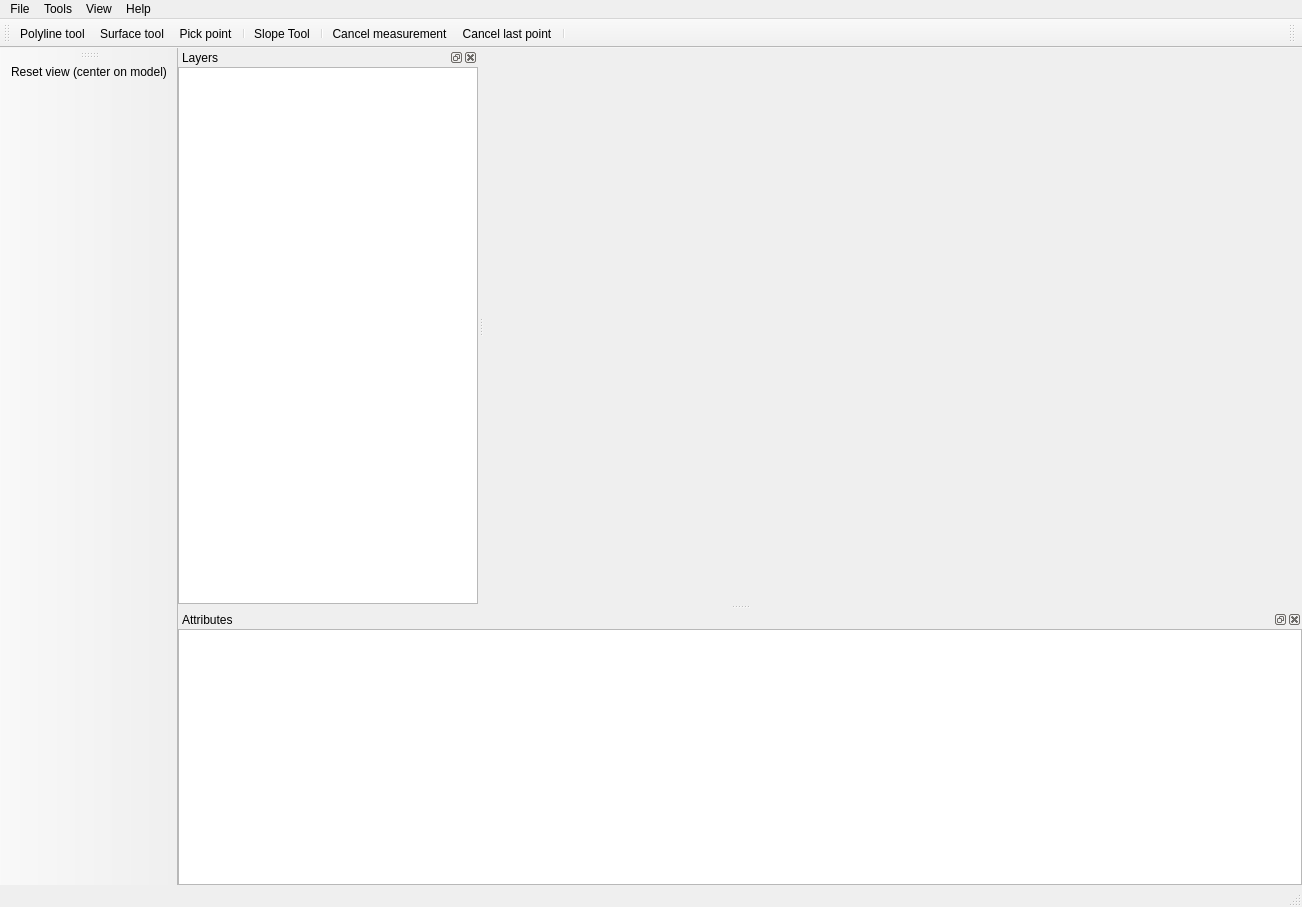
<?xml version="1.0" encoding="UTF-8"?>
<ui version="4.0">
 <class>TDMGui</class>
 <widget class="QMainWindow" name="TDMGui">
  <property name="geometry">
   <rect>
    <x>0</x>
    <y>0</y>
    <width>1222</width>
    <height>907</height>
   </rect>
  </property>
  <property name="windowTitle">
   <string>3D Metrics v0.5.2</string>
  </property>
  <property name="styleSheet">
   <string notr="true"/>
  </property>
  <widget class="QWidget" name="centralwidget">
   <layout class="QHBoxLayout" name="horizontalLayout">
    <item>
     <widget class="OSGWidget" name="display_widget" native="true">
      <property name="minimumSize">
       <size>
        <width>800</width>
        <height>500</height>
       </size>
      </property>
     </widget>
    </item>
   </layout>
  </widget>
  <widget class="QMenuBar" name="menubar">
   <property name="geometry">
    <rect>
     <x>0</x>
     <y>0</y>
     <width>1222</width>
     <height>21</height>
    </rect>
   </property>
   <widget class="QMenu" name="menuFile">
    <property name="title">
     <string>File</string>
    </property>
    <addaction name="open_3d_model_action"/>
    <addaction name="separator"/>
    <addaction name="open_measurement_file_action"/>
    <addaction name="save_measurement_file_action"/>
    <addaction name="save_measurement_file_as_action"/>
    <addaction name="separator"/>
    <addaction name="open_project_action"/>
    <addaction name="save_project_action"/>
    <addaction name="separator"/>
    <addaction name="import_old_measurement_format_action"/>
    <addaction name="separator"/>
    <addaction name="quit_action"/>
   </widget>
   <widget class="QMenu" name="menuData">
    <property name="title">
     <string>Tools</string>
    </property>
    <addaction name="export_data_to_csv_action"/>
    <addaction name="decimate_model_action"/>
    <addaction name="take_snapshot_action"/>
   </widget>
   <widget class="QMenu" name="menuView">
    <property name="title">
     <string>View</string>
    </property>
    <addaction name="layers_tree_window_action"/>
    <addaction name="attrib_table_window_action"/>
    <addaction name="separator"/>
    <addaction name="add_axes_action"/>
    <addaction name="stereo_action"/>
    <addaction name="light_action"/>
    <addaction name="separator"/>
    <addaction name="z_scale_action"/>
   </widget>
   <widget class="QMenu" name="menuHelp_2">
    <property name="title">
     <string>Help</string>
    </property>
    <addaction name="action_user_manual"/>
    <addaction name="about_action"/>
   </widget>
   <addaction name="menuFile"/>
   <addaction name="menuData"/>
   <addaction name="menuView"/>
   <addaction name="menuHelp_2"/>
  </widget>
  <widget class="QStatusBar" name="statusbar"/>
  <widget class="QToolBar" name="main_toolbar">
   <property name="windowTitle">
    <string>toolBar</string>
   </property>
   <property name="toolTip">
    <string/>
   </property>
   <attribute name="toolBarArea">
    <enum>TopToolBarArea</enum>
   </attribute>
   <attribute name="toolBarBreak">
    <bool>false</bool>
   </attribute>
   <addaction name="line_tool"/>
   <addaction name="surface_tool"/>
   <addaction name="pick_point"/>
   <addaction name="separator"/>
   <addaction name="slope_tool"/>
   <addaction name="separator"/>
   <addaction name="cancel_measurement"/>
   <addaction name="cancel_last_point"/>
   <addaction name="separator"/>
  </widget>
  <widget class="QToolBar" name="view_toolbar">
   <property name="windowTitle">
    <string>toolBar_2</string>
   </property>
   <attribute name="toolBarArea">
    <enum>LeftToolBarArea</enum>
   </attribute>
   <attribute name="toolBarBreak">
    <bool>false</bool>
   </attribute>
   <addaction name="focusing_tool_action"/>
  </widget>
  <widget class="QDockWidget" name="tree_widget_dock">
   <property name="sizePolicy">
    <sizepolicy hsizetype="Expanding" vsizetype="Expanding">
     <horstretch>1</horstretch>
     <verstretch>1</verstretch>
    </sizepolicy>
   </property>
   <property name="minimumSize">
    <size>
     <width>300</width>
     <height>200</height>
    </size>
   </property>
   <property name="features">
    <set>QDockWidget::AllDockWidgetFeatures</set>
   </property>
   <property name="windowTitle">
    <string>Layers</string>
   </property>
   <attribute name="dockWidgetArea">
    <number>1</number>
   </attribute>
   <widget class="QTreeView" name="tree_widget">
    <property name="sizePolicy">
     <sizepolicy hsizetype="Expanding" vsizetype="Preferred">
      <horstretch>0</horstretch>
      <verstretch>0</verstretch>
     </sizepolicy>
    </property>
    <property name="sizeAdjustPolicy">
     <enum>QAbstractScrollArea::AdjustToContents</enum>
    </property>
    <property name="dragEnabled">
     <bool>true</bool>
    </property>
    <property name="dragDropMode">
     <enum>QAbstractItemView::InternalMove</enum>
    </property>
    <property name="defaultDropAction">
     <enum>Qt::MoveAction</enum>
    </property>
    <property name="selectionBehavior">
     <enum>QAbstractItemView::SelectItems</enum>
    </property>
    <property name="allColumnsShowFocus">
     <bool>true</bool>
    </property>
    <property name="headerHidden">
     <bool>true</bool>
    </property>
   </widget>
  </widget>
  <widget class="QDockWidget" name="attrib_table_dock">
   <property name="sizePolicy">
    <sizepolicy hsizetype="Expanding" vsizetype="Preferred">
     <horstretch>1</horstretch>
     <verstretch>1</verstretch>
    </sizepolicy>
   </property>
   <property name="minimumSize">
    <size>
     <width>300</width>
     <height>275</height>
    </size>
   </property>
   <property name="features">
    <set>QDockWidget::AllDockWidgetFeatures</set>
   </property>
   <property name="windowTitle">
    <string>Attributes</string>
   </property>
   <attribute name="dockWidgetArea">
    <number>8</number>
   </attribute>
   <widget class="QTableWidget" name="attrib_table">
    <property name="selectionMode">
     <enum>QAbstractItemView::SingleSelection</enum>
    </property>
    <property name="selectionBehavior">
     <enum>QAbstractItemView::SelectRows</enum>
    </property>
    <property name="columnCount">
     <number>0</number>
    </property>
    <attribute name="verticalHeaderVisible">
     <bool>false</bool>
    </attribute>
   </widget>
  </widget>
  <widget class="QToolBar" name="coords_toolbar">
   <property name="sizePolicy">
    <sizepolicy hsizetype="Fixed" vsizetype="Fixed">
     <horstretch>0</horstretch>
     <verstretch>0</verstretch>
    </sizepolicy>
   </property>
   <property name="windowTitle">
    <string>toolBar</string>
   </property>
   <property name="layoutDirection">
    <enum>Qt::RightToLeft</enum>
   </property>
   <property name="movable">
    <bool>true</bool>
   </property>
   <property name="allowedAreas">
    <set>Qt::BottomToolBarArea|Qt::RightToolBarArea|Qt::TopToolBarArea</set>
   </property>
   <property name="toolButtonStyle">
    <enum>Qt::ToolButtonTextOnly</enum>
   </property>
   <attribute name="toolBarArea">
    <enum>TopToolBarArea</enum>
   </attribute>
   <attribute name="toolBarBreak">
    <bool>false</bool>
   </attribute>
  </widget>
  <action name="line_tool">
   <property name="icon">
    <iconset resource="ressources.qrc">
     <normaloff>:/icons/ressources/vector-polyline.svg</normaloff>:/icons/ressources/vector-polyline.svg</iconset>
   </property>
   <property name="text">
    <string>Polyline tool</string>
   </property>
   <property name="toolTip">
    <string>Tool for fast line measurement</string>
   </property>
  </action>
  <action name="surface_tool">
   <property name="icon">
    <iconset resource="ressources.qrc">
     <normaloff>:/icons/ressources/vector-closed-polyline.svg</normaloff>:/icons/ressources/vector-closed-polyline.svg</iconset>
   </property>
   <property name="text">
    <string>Surface tool</string>
   </property>
   <property name="toolTip">
    <string>Tool for surface measurement</string>
   </property>
  </action>
  <action name="pick_point">
   <property name="icon">
    <iconset resource="ressources.qrc">
     <normaloff>:/icons/ressources/map-marker-plus.svg</normaloff>:/icons/ressources/map-marker-plus.svg</iconset>
   </property>
   <property name="text">
    <string>Pick point</string>
   </property>
   <property name="toolTip">
    <string>Pick coordinates of a point</string>
   </property>
  </action>
  <action name="cancel_measurement">
   <property name="icon">
    <iconset resource="ressources.qrc">
     <normaloff>:/icons/ressources/cancel.svg</normaloff>:/icons/ressources/cancel.svg</iconset>
   </property>
   <property name="text">
    <string>Cancel measurement</string>
   </property>
   <property name="toolTip">
    <string>Cancel current measurement</string>
   </property>
  </action>
  <action name="focusing_tool_action">
   <property name="icon">
    <iconset resource="ressources.qrc">
     <normaloff>:/icons/ressources/image-filter-center-focus.svg</normaloff>:/icons/ressources/image-filter-center-focus.svg</iconset>
   </property>
   <property name="text">
    <string>Reset view (center on model)</string>
   </property>
   <property name="toolTip">
    <string>Focus back on the scene</string>
   </property>
  </action>
  <action name="open_3d_model_action">
   <property name="enabled">
    <bool>true</bool>
   </property>
   <property name="icon">
    <iconset resource="ressources.qrc">
     <normaloff>:/icons/ressources/folder.svg</normaloff>:/icons/ressources/folder.svg</iconset>
   </property>
   <property name="text">
    <string>Open 3D model</string>
   </property>
  </action>
  <action name="open_measurement_file_action">
   <property name="text">
    <string>Open measurement file</string>
   </property>
  </action>
  <action name="open_project_action">
   <property name="text">
    <string>Open project</string>
   </property>
  </action>
  <action name="save_measurement_file_action">
   <property name="text">
    <string>Save current measurement changes</string>
   </property>
  </action>
  <action name="save_project_action">
   <property name="text">
    <string>Save project</string>
   </property>
  </action>
  <action name="export_data_to_csv_action">
   <property name="text">
    <string>Export data to ASCII (.csv or .txt)</string>
   </property>
  </action>
  <action name="layers_tree_window_action">
   <property name="checkable">
    <bool>true</bool>
   </property>
   <property name="checked">
    <bool>true</bool>
   </property>
   <property name="text">
    <string>Layers tree window</string>
   </property>
   <property name="iconText">
    <string>Layers tree window</string>
   </property>
   <property name="toolTip">
    <string>Show/hide layers tree window</string>
   </property>
  </action>
  <action name="attrib_table_window_action">
   <property name="checkable">
    <bool>true</bool>
   </property>
   <property name="checked">
    <bool>true</bool>
   </property>
   <property name="text">
    <string>Attrib table window</string>
   </property>
   <property name="toolTip">
    <string>Show/Hide Attrib table window</string>
   </property>
  </action>
  <action name="action_user_manual">
   <property name="text">
    <string>User manual</string>
   </property>
  </action>
  <action name="about_action">
   <property name="text">
    <string>About</string>
   </property>
  </action>
  <action name="quit_action">
   <property name="text">
    <string>Quit</string>
   </property>
  </action>
  <action name="import_old_measurement_format_action">
   <property name="text">
    <string>Import old measurement format</string>
   </property>
  </action>
  <action name="save_measurement_file_as_action">
   <property name="text">
    <string>Save measurement as file...</string>
   </property>
  </action>
  <action name="decimate_model_action">
   <property name="text">
    <string>Decimate model (for lighter models)</string>
   </property>
  </action>
  <action name="take_snapshot_action">
   <property name="text">
    <string>Take a snapshot of current view</string>
   </property>
  </action>
  <action name="add_axes_action">
   <property name="checkable">
    <bool>true</bool>
   </property>
   <property name="checked">
    <bool>false</bool>
   </property>
   <property name="text">
    <string>Add axes</string>
   </property>
   <property name="toolTip">
    <string>Add axes on the 3D model</string>
   </property>
  </action>
  <action name="stereo_action">
   <property name="checkable">
    <bool>true</bool>
   </property>
   <property name="text">
    <string>Stereo (F3)</string>
   </property>
   <property name="toolTip">
    <string>Add stéréo on the model</string>
   </property>
  </action>
  <action name="light_action">
   <property name="checkable">
    <bool>true</bool>
   </property>
   <property name="text">
    <string>Light (L)</string>
   </property>
   <property name="toolTip">
    <string>Add the light on the model</string>
   </property>
  </action>
  <action name="slope_tool">
   <property name="icon">
    <iconset resource="ressources.qrc">
     <normaloff>:/icons/ressources/image-filter-hdr.svg</normaloff>:/icons/ressources/image-filter-hdr.svg</iconset>
   </property>
   <property name="text">
    <string>Slope Tool</string>
   </property>
   <property name="toolTip">
    <string>Tool to compute slope</string>
   </property>
  </action>
  <action name="cancel_last_point">
   <property name="icon">
    <iconset resource="ressources.qrc">
     <normaloff>:/icons/ressources/magnify-minus.svg</normaloff>:/icons/ressources/magnify-minus.svg</iconset>
   </property>
   <property name="text">
    <string>Cancel last point</string>
   </property>
   <property name="toolTip">
    <string>Remove the last point</string>
   </property>
  </action>
  <action name="z_scale_action">
   <property name="text">
    <string>Z Scale</string>
   </property>
  </action>
 </widget>
 <customwidgets>
  <customwidget>
   <class>OSGWidget</class>
   <extends>QWidget</extends>
   <header>OSGWidget/osg_widget.h</header>
   <container>1</container>
  </customwidget>
 </customwidgets>
 <resources>
  <include location="ressources.qrc"/>
 </resources>
 <connections/>
</ui>
